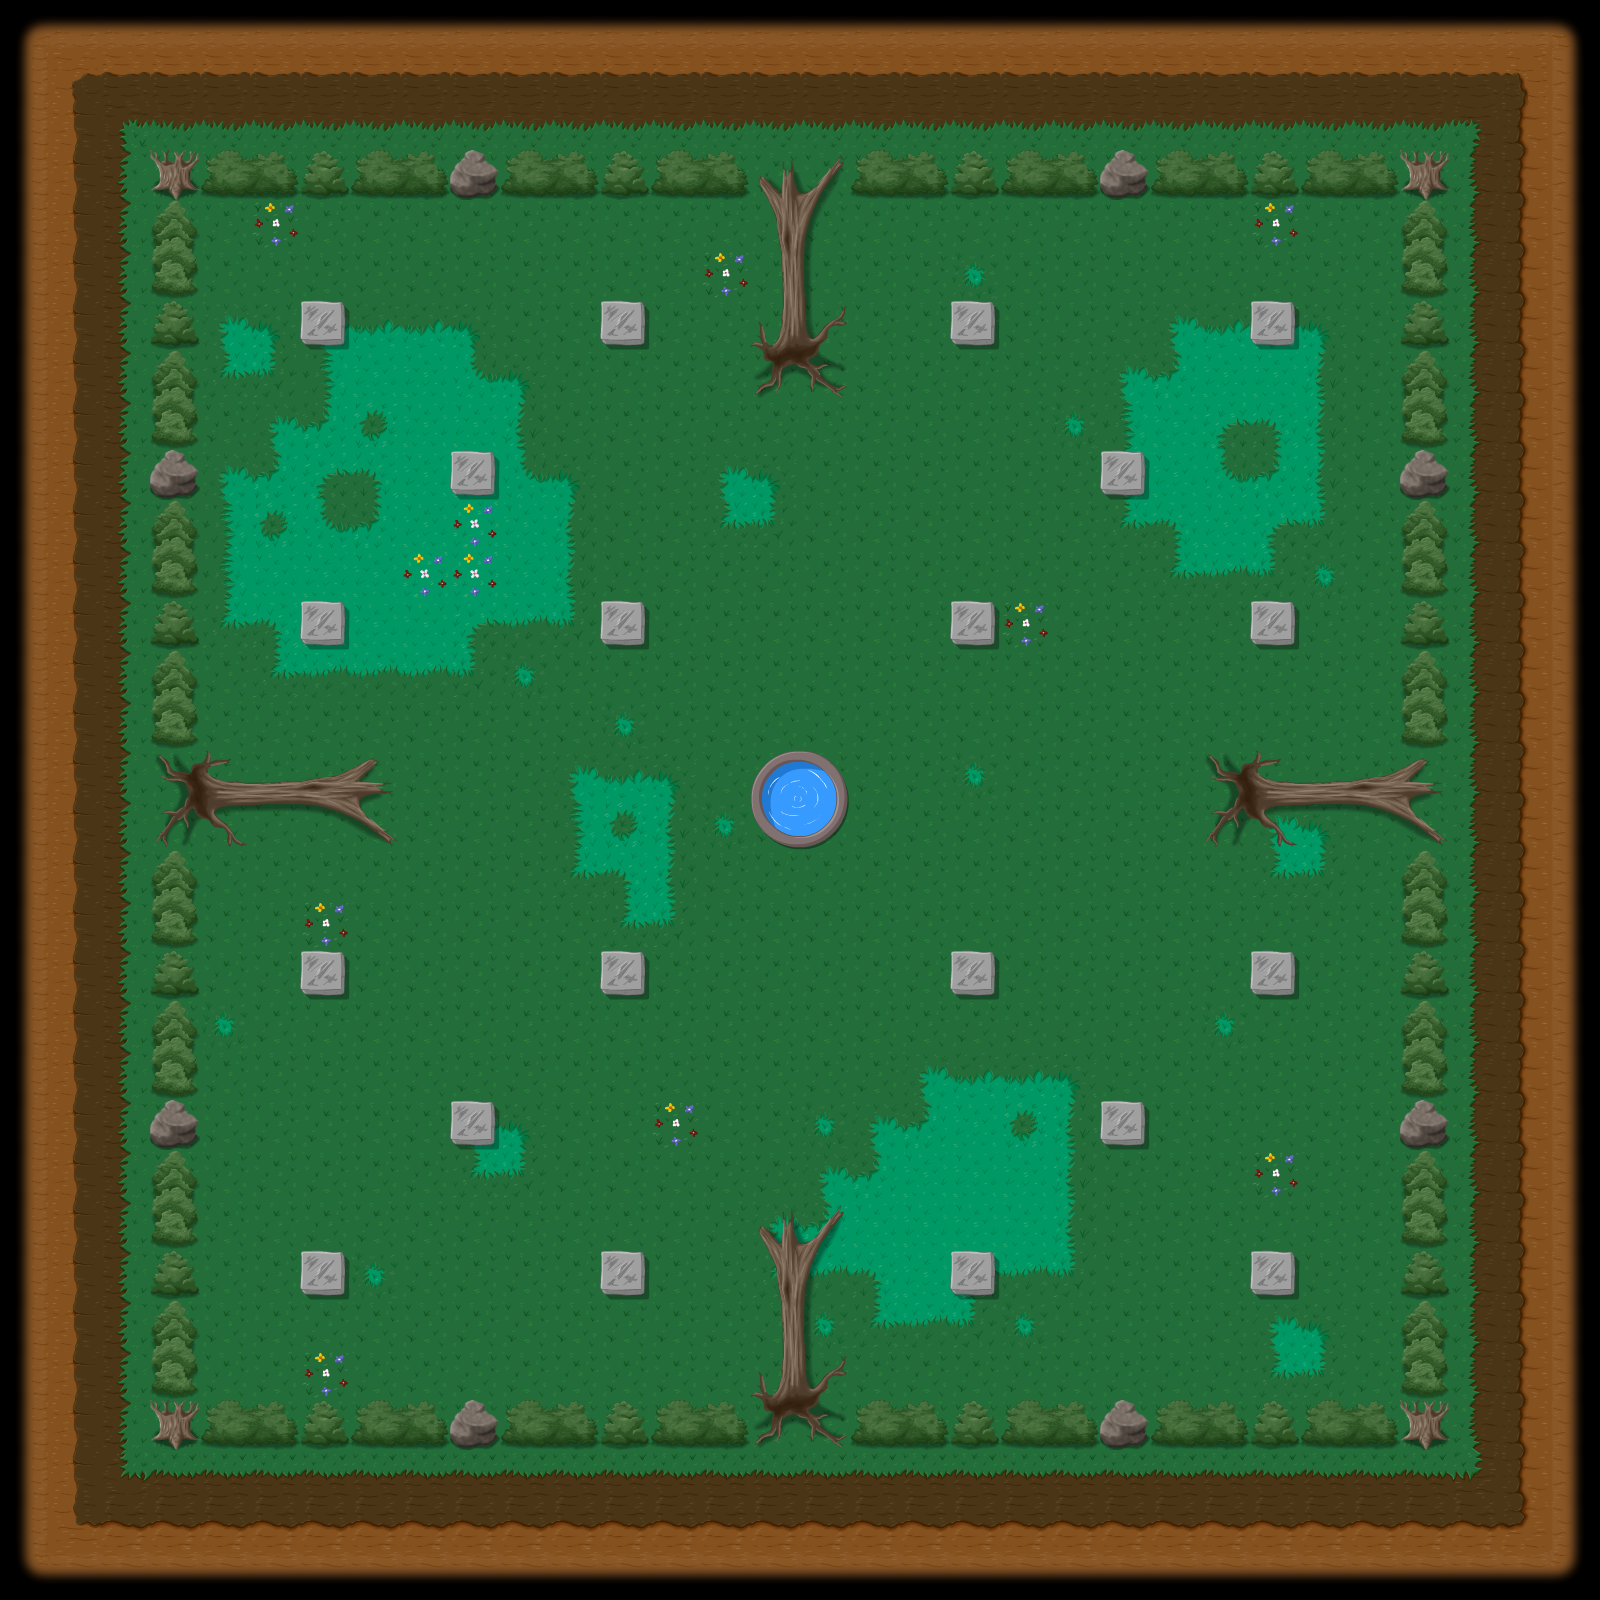

Rendered tile map (Tiled .tmx) drawn with the repository's tilesets; below, a short description and the map source with its tile grids summarised:
An orthogonal 32x32 tile map with 50x50 px tiles, 2 tile layers (Tile Layer 1, Tile Layer 2), 2 tilesets and 35 objects.

<map version="1.0" tiledversion="1.1.2" orientation="orthogonal" renderorder="right-down" width="32" height="32" tilewidth="50" tileheight="50" infinite="0" nextobjectid="30">
 <tileset firstgid="1" name="TILESfinal" tilewidth="50" tileheight="50" tilecount="408" columns="17">
  <image source="tileset1.png" width="850" height="1200" />
  <tile id="3">
   <objectgroup draworder="index">
    <object id="11" x="43.4413" y="44.7005" width="0.314792" height="1.57396" />
    <object id="13" x="0" y="0" width="50" height="50" />
   </objectgroup>
  </tile>
  <tile id="5">
   <objectgroup draworder="index">
    <object id="1" x="0" y="0" width="50" height="50" />
   </objectgroup>
  </tile>
  <tile id="6">
   <objectgroup draworder="index">
    <object id="1" x="0" y="0" width="50" height="50" />
   </objectgroup>
  </tile>
  <tile id="7">
   <objectgroup draworder="index">
    <object id="1" x="0" y="0" width="50" height="50" />
   </objectgroup>
  </tile>
  <tile id="54">
   <objectgroup draworder="index">
    <object id="1" x="0" y="0" width="50" height="50" />
   </objectgroup>
  </tile>
 </tileset>
 <tileset firstgid="409" name="Tileset 2" tilewidth="50" tileheight="50" tilecount="224" columns="16">
  <image source="tileset2.png" width="800" height="700" />
 </tileset>
 <layer name="Tile Layer 1" width="32" height="32">
  <data>[1024 cells, 1024 non-empty, 42 distinct tile ids]</data>
 </layer>
 <layer name="Tile Layer 2" width="32" height="32">
  <data>[1024 cells, 156 non-empty, 32 distinct tile ids]</data>
 </layer>
 <objectgroup name="borders">
  <object id="1" x="0" y="0" width="200" height="1600" />
  <object id="2" x="1400" y="0" width="200" height="1600" />
  <object id="3" x="0" y="0" width="1600" height="200" />
  <object id="4" x="0" y="1400" width="1600" height="200" />
  <object id="5" x="200" y="750" width="200" height="100" />
  <object id="6" x="1200" y="750" width="200" height="100" />
  <object id="7" x="750" y="200" width="100" height="200" />
  <object id="8" x="750" y="1200" width="100" height="200" />
  <object id="9" x="750" y="750" width="100" height="100" />
  <object id="10" x="300" y="300" width="50" height="50" />
  <object id="11" x="600" y="300" width="50" height="50" />
  <object id="12" x="450" y="450" width="50" height="50" />
  <object id="13" x="300" y="600" width="50" height="50" />
  <object id="14" x="600" y="600" width="50" height="50" />
  <object id="15" x="950" y="300" width="50" height="50" />
  <object id="16" x="1250" y="300" width="50" height="50" />
  <object id="17" x="1100" y="450" width="50" height="50" />
  <object id="18" x="950" y="600" width="50" height="50" />
  <object id="19" x="1250" y="600" width="50" height="50" />
  <object id="20" x="300" y="950" width="50" height="50" />
  <object id="21" x="600" y="950" width="50" height="50" />
  <object id="22" x="450" y="1100" width="50" height="50" />
  <object id="23" x="300" y="1250" width="50" height="50" />
  <object id="24" x="600" y="1250" width="50" height="50" />
  <object id="25" x="950" y="950" width="50" height="50" />
  <object id="26" x="1250" y="950" width="50" height="50" />
  <object id="27" x="1100" y="1100" width="50" height="50" />
  <object id="28" x="950" y="1250" width="50" height="50" />
  <object id="29" x="1250" y="1250" width="50" height="50" />
 </objectgroup>
</map>